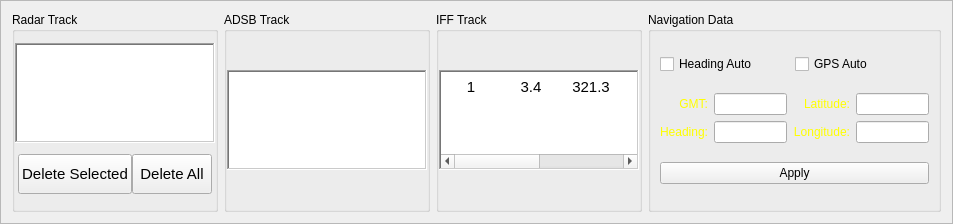
<?xml version="1.0" encoding="UTF-8"?>
<ui version="4.0">
 <class>FrameBottom</class>
 <widget class="QFrame" name="FrameBottom">
  <property name="geometry">
   <rect>
    <x>0</x>
    <y>0</y>
    <width>953</width>
    <height>224</height>
   </rect>
  </property>
  <property name="sizePolicy">
   <sizepolicy hsizetype="Preferred" vsizetype="Minimum">
    <horstretch>0</horstretch>
    <verstretch>0</verstretch>
   </sizepolicy>
  </property>
  <property name="windowTitle">
   <string>Frame</string>
  </property>
  <property name="frameShape">
   <enum>QFrame::StyledPanel</enum>
  </property>
  <property name="frameShadow">
   <enum>QFrame::Raised</enum>
  </property>
  <layout class="QHBoxLayout" name="horizontalLayout_5">
   <item>
    <widget class="QGroupBox" name="groupBox">
     <property name="title">
      <string>Radar Track</string>
     </property>
     <layout class="QGridLayout" name="gridLayout">
      <property name="leftMargin">
       <number>0</number>
      </property>
      <property name="topMargin">
       <number>0</number>
      </property>
      <property name="rightMargin">
       <number>0</number>
      </property>
      <property name="bottomMargin">
       <number>0</number>
      </property>
      <property name="spacing">
       <number>0</number>
      </property>
      <item row="1" column="0">
       <layout class="QHBoxLayout" name="horizontalLayout_2">
        <property name="spacing">
         <number>0</number>
        </property>
        <property name="sizeConstraint">
         <enum>QLayout::SetMinimumSize</enum>
        </property>
        <property name="leftMargin">
         <number>3</number>
        </property>
        <property name="rightMargin">
         <number>3</number>
        </property>
        <property name="bottomMargin">
         <number>3</number>
        </property>
        <item>
         <widget class="QPushButton" name="pushButtonDelSel">
          <property name="sizePolicy">
           <sizepolicy hsizetype="Preferred" vsizetype="Fixed">
            <horstretch>0</horstretch>
            <verstretch>0</verstretch>
           </sizepolicy>
          </property>
          <property name="maximumSize">
           <size>
            <width>1000</width>
            <height>40</height>
           </size>
          </property>
          <property name="font">
           <font>
            <pointsize>11</pointsize>
           </font>
          </property>
          <property name="text">
           <string>Delete Selected</string>
          </property>
          <property name="checkable">
           <bool>false</bool>
          </property>
         </widget>
        </item>
        <item>
         <widget class="QPushButton" name="pushButtonDelAll">
          <property name="sizePolicy">
           <sizepolicy hsizetype="Preferred" vsizetype="Fixed">
            <horstretch>0</horstretch>
            <verstretch>0</verstretch>
           </sizepolicy>
          </property>
          <property name="maximumSize">
           <size>
            <width>1000</width>
            <height>40</height>
           </size>
          </property>
          <property name="font">
           <font>
            <pointsize>11</pointsize>
           </font>
          </property>
          <property name="text">
           <string>Delete All</string>
          </property>
          <property name="checkable">
           <bool>false</bool>
          </property>
         </widget>
        </item>
       </layout>
      </item>
      <item row="0" column="0">
       <widget class="QTableView" name="tableViewTrackArpa">
        <property name="sizePolicy">
         <sizepolicy hsizetype="Expanding" vsizetype="Preferred">
          <horstretch>0</horstretch>
          <verstretch>0</verstretch>
         </sizepolicy>
        </property>
        <property name="minimumSize">
         <size>
          <width>200</width>
          <height>0</height>
         </size>
        </property>
        <property name="maximumSize">
         <size>
          <width>300</width>
          <height>100</height>
         </size>
        </property>
        <property name="font">
         <font>
          <pointsize>11</pointsize>
         </font>
        </property>
        <property name="styleSheet">
         <string notr="true">gridline-color: rgb(255, 255, 255);</string>
        </property>
        <property name="frameShape">
         <enum>QFrame::WinPanel</enum>
        </property>
        <property name="editTriggers">
         <set>QAbstractItemView::NoEditTriggers</set>
        </property>
        <property name="selectionMode">
         <enum>QAbstractItemView::SingleSelection</enum>
        </property>
        <property name="selectionBehavior">
         <enum>QAbstractItemView::SelectRows</enum>
        </property>
        <property name="showGrid">
         <bool>false</bool>
        </property>
        <property name="sortingEnabled">
         <bool>false</bool>
        </property>
        <attribute name="verticalHeaderVisible">
         <bool>false</bool>
        </attribute>
        <attribute name="verticalHeaderHighlightSections">
         <bool>false</bool>
        </attribute>
       </widget>
      </item>
     </layout>
    </widget>
   </item>
   <item>
    <widget class="QGroupBox" name="groupBox_2">
     <property name="title">
      <string>ADSB Track</string>
     </property>
     <layout class="QGridLayout" name="gridLayout_2">
      <property name="leftMargin">
       <number>0</number>
      </property>
      <property name="topMargin">
       <number>0</number>
      </property>
      <property name="rightMargin">
       <number>0</number>
      </property>
      <property name="bottomMargin">
       <number>0</number>
      </property>
      <property name="spacing">
       <number>0</number>
      </property>
      <item row="0" column="0">
       <widget class="QTableView" name="tableViewTrackAdsb">
        <property name="sizePolicy">
         <sizepolicy hsizetype="Expanding" vsizetype="Preferred">
          <horstretch>0</horstretch>
          <verstretch>0</verstretch>
         </sizepolicy>
        </property>
        <property name="minimumSize">
         <size>
          <width>200</width>
          <height>0</height>
         </size>
        </property>
        <property name="maximumSize">
         <size>
          <width>300</width>
          <height>100</height>
         </size>
        </property>
        <property name="font">
         <font>
          <pointsize>11</pointsize>
         </font>
        </property>
        <property name="styleSheet">
         <string notr="true">gridline-color: rgb(255, 255, 255);</string>
        </property>
        <property name="frameShape">
         <enum>QFrame::WinPanel</enum>
        </property>
        <property name="horizontalScrollBarPolicy">
         <enum>Qt::ScrollBarAsNeeded</enum>
        </property>
        <property name="editTriggers">
         <set>QAbstractItemView::NoEditTriggers</set>
        </property>
        <property name="selectionMode">
         <enum>QAbstractItemView::SingleSelection</enum>
        </property>
        <property name="selectionBehavior">
         <enum>QAbstractItemView::SelectRows</enum>
        </property>
        <property name="showGrid">
         <bool>false</bool>
        </property>
        <property name="sortingEnabled">
         <bool>false</bool>
        </property>
        <attribute name="verticalHeaderVisible">
         <bool>false</bool>
        </attribute>
        <attribute name="verticalHeaderHighlightSections">
         <bool>false</bool>
        </attribute>
       </widget>
      </item>
     </layout>
    </widget>
   </item>
   <item>
    <widget class="QGroupBox" name="groupBox_3">
     <property name="title">
      <string>IFF Track</string>
     </property>
     <layout class="QGridLayout" name="gridLayout_3">
      <property name="leftMargin">
       <number>0</number>
      </property>
      <property name="topMargin">
       <number>0</number>
      </property>
      <property name="rightMargin">
       <number>0</number>
      </property>
      <property name="bottomMargin">
       <number>0</number>
      </property>
      <property name="spacing">
       <number>0</number>
      </property>
      <item row="0" column="0">
       <widget class="QTableWidget" name="tableWidgetTrack_3">
        <property name="sizePolicy">
         <sizepolicy hsizetype="Expanding" vsizetype="Preferred">
          <horstretch>0</horstretch>
          <verstretch>0</verstretch>
         </sizepolicy>
        </property>
        <property name="minimumSize">
         <size>
          <width>200</width>
          <height>0</height>
         </size>
        </property>
        <property name="maximumSize">
         <size>
          <width>300</width>
          <height>100</height>
         </size>
        </property>
        <property name="font">
         <font>
          <pointsize>11</pointsize>
         </font>
        </property>
        <property name="styleSheet">
         <string notr="true">gridline-color: rgb(255, 255, 255);</string>
        </property>
        <property name="frameShape">
         <enum>QFrame::WinPanel</enum>
        </property>
        <property name="horizontalScrollBarPolicy">
         <enum>Qt::ScrollBarAsNeeded</enum>
        </property>
        <property name="editTriggers">
         <set>QAbstractItemView::NoEditTriggers</set>
        </property>
        <property name="selectionMode">
         <enum>QAbstractItemView::SingleSelection</enum>
        </property>
        <property name="selectionBehavior">
         <enum>QAbstractItemView::SelectRows</enum>
        </property>
        <property name="showGrid">
         <bool>false</bool>
        </property>
        <property name="sortingEnabled">
         <bool>false</bool>
        </property>
        <property name="rowCount">
         <number>2</number>
        </property>
        <property name="columnCount">
         <number>6</number>
        </property>
        <attribute name="horizontalHeaderVisible">
         <bool>false</bool>
        </attribute>
        <attribute name="horizontalHeaderCascadingSectionResizes">
         <bool>true</bool>
        </attribute>
        <attribute name="horizontalHeaderDefaultSectionSize">
         <number>60</number>
        </attribute>
        <attribute name="horizontalHeaderHighlightSections">
         <bool>false</bool>
        </attribute>
        <attribute name="horizontalHeaderMinimumSectionSize">
         <number>33</number>
        </attribute>
        <attribute name="horizontalHeaderShowSortIndicator" stdset="0">
         <bool>false</bool>
        </attribute>
        <attribute name="verticalHeaderVisible">
         <bool>false</bool>
        </attribute>
        <attribute name="verticalHeaderDefaultSectionSize">
         <number>30</number>
        </attribute>
        <attribute name="verticalHeaderHighlightSections">
         <bool>true</bool>
        </attribute>
        <attribute name="verticalHeaderMinimumSectionSize">
         <number>26</number>
        </attribute>
        <row>
         <property name="text">
          <string>New Row</string>
         </property>
        </row>
        <row/>
        <column>
         <property name="text">
          <string>ID</string>
         </property>
        </column>
        <column>
         <property name="text">
          <string>Range</string>
         </property>
        </column>
        <column>
         <property name="text">
          <string>Bearing</string>
         </property>
        </column>
        <column>
         <property name="text">
          <string>Speed</string>
         </property>
        </column>
        <column>
         <property name="text">
          <string>Course</string>
         </property>
        </column>
        <column/>
        <item row="0" column="0">
         <property name="text">
          <string>1</string>
         </property>
         <property name="textAlignment">
          <set>AlignCenter</set>
         </property>
        </item>
        <item row="0" column="1">
         <property name="text">
          <string>3.4</string>
         </property>
         <property name="textAlignment">
          <set>AlignCenter</set>
         </property>
        </item>
        <item row="0" column="2">
         <property name="text">
          <string>321.3</string>
         </property>
         <property name="textAlignment">
          <set>AlignCenter</set>
         </property>
        </item>
        <item row="0" column="3">
         <property name="text">
          <string>5.1</string>
         </property>
         <property name="textAlignment">
          <set>AlignCenter</set>
         </property>
        </item>
        <item row="0" column="4">
         <property name="text">
          <string>324.1</string>
         </property>
         <property name="textAlignment">
          <set>AlignCenter</set>
         </property>
        </item>
       </widget>
      </item>
     </layout>
    </widget>
   </item>
   <item>
    <widget class="QGroupBox" name="groupBox_4">
     <property name="sizePolicy">
      <sizepolicy hsizetype="Preferred" vsizetype="Minimum">
       <horstretch>0</horstretch>
       <verstretch>0</verstretch>
      </sizepolicy>
     </property>
     <property name="title">
      <string>Navigation Data</string>
     </property>
     <layout class="QVBoxLayout" name="verticalLayout_5">
      <item>
       <layout class="QHBoxLayout" name="horizontalLayout_7">
        <property name="spacing">
         <number>0</number>
        </property>
        <item>
         <widget class="QCheckBox" name="checkBoxHDG">
          <property name="sizePolicy">
           <sizepolicy hsizetype="Minimum" vsizetype="Fixed">
            <horstretch>0</horstretch>
            <verstretch>0</verstretch>
           </sizepolicy>
          </property>
          <property name="text">
           <string>Heading Auto</string>
          </property>
         </widget>
        </item>
        <item>
         <widget class="QCheckBox" name="checkBoxGPS">
          <property name="text">
           <string>GPS Auto</string>
          </property>
         </widget>
        </item>
       </layout>
      </item>
      <item>
       <layout class="QHBoxLayout" name="horizontalLayout_4">
        <item>
         <layout class="QHBoxLayout" name="horizontalLayout">
          <item>
           <layout class="QVBoxLayout" name="verticalLayout">
            <item>
             <widget class="QLabel" name="label_2">
              <property name="layoutDirection">
               <enum>Qt::LeftToRight</enum>
              </property>
              <property name="styleSheet">
               <string notr="true">color: yellow;</string>
              </property>
              <property name="text">
               <string>GMT:</string>
              </property>
              <property name="alignment">
               <set>Qt::AlignRight|Qt::AlignTrailing|Qt::AlignVCenter</set>
              </property>
             </widget>
            </item>
            <item>
             <widget class="QLabel" name="label">
              <property name="styleSheet">
               <string notr="true">color: yellow;</string>
              </property>
              <property name="text">
               <string>Heading:</string>
              </property>
              <property name="alignment">
               <set>Qt::AlignRight|Qt::AlignTrailing|Qt::AlignVCenter</set>
              </property>
             </widget>
            </item>
           </layout>
          </item>
          <item>
           <layout class="QVBoxLayout" name="verticalLayout_3">
            <item>
             <widget class="QLineEdit" name="lineEditGMT"/>
            </item>
            <item>
             <widget class="QLineEdit" name="lineEditHDG"/>
            </item>
           </layout>
          </item>
         </layout>
        </item>
        <item>
         <layout class="QHBoxLayout" name="horizontalLayout_3">
          <item>
           <layout class="QVBoxLayout" name="verticalLayout_2">
            <item>
             <widget class="QLabel" name="label_4">
              <property name="styleSheet">
               <string notr="true">color: yellow;</string>
              </property>
              <property name="text">
               <string>Latitude:</string>
              </property>
              <property name="alignment">
               <set>Qt::AlignRight|Qt::AlignTrailing|Qt::AlignVCenter</set>
              </property>
             </widget>
            </item>
            <item>
             <widget class="QLabel" name="label_3">
              <property name="styleSheet">
               <string notr="true">color: yellow;</string>
              </property>
              <property name="text">
               <string>Longitude:</string>
              </property>
              <property name="alignment">
               <set>Qt::AlignRight|Qt::AlignTrailing|Qt::AlignVCenter</set>
              </property>
             </widget>
            </item>
           </layout>
          </item>
          <item>
           <layout class="QVBoxLayout" name="verticalLayout_4">
            <item>
             <widget class="QLineEdit" name="lineEditLat"/>
            </item>
            <item>
             <widget class="QLineEdit" name="lineEditLon"/>
            </item>
           </layout>
          </item>
         </layout>
        </item>
       </layout>
      </item>
      <item>
       <widget class="QPushButton" name="pushButtonApply">
        <property name="text">
         <string>Apply</string>
        </property>
       </widget>
      </item>
     </layout>
    </widget>
   </item>
  </layout>
 </widget>
 <resources/>
 <connections/>
</ui>
